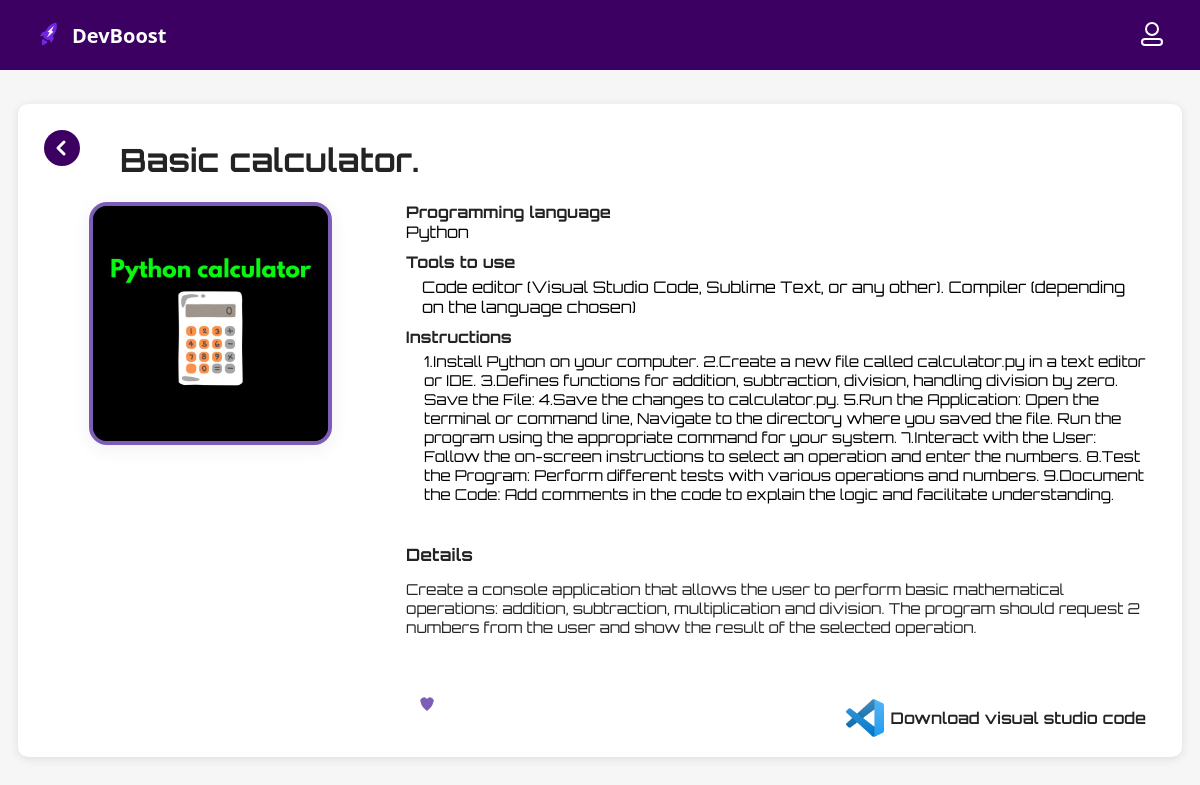
Screenshot of /proyectos.php?id=1 (signed in) with the database file from the repository.
### tables this page shows
CREATE TABLE `proyectos` (
  `id_proyectos` int(11) NOT NULL,
  `name` varchar(200) DEFAULT NULL,
  `descripcion` varchar(3500) DEFAULT NULL,
  `lenguaje_programacion` varchar(50) DEFAULT NULL,
  `nivel` varchar(50) DEFAULT NULL,
  `Herramientas_utilizar` varchar(300) DEFAULT NULL,
  `instrucciones` varchar(4000) DEFAULT NULL,
  `img` varchar(300) DEFAULT NULL
);

### fuctionsProjects.php (the view, shortened to what this page needs)
<?php
include("conexion.php");
function getProjectById() {
    global $conex;
    $id = intval($_GET['id']);
    $query = "SELECT * FROM proyectos WHERE id_proyectos = $id LIMIT 1";
    $result = mysqli_query($conex, $query);
    if (!$row = mysqli_fetch_assoc($result)) {
        echo "<h2>Proyecto no encontrado.</h2>";
        return;
    }
    $proyecto_tittle = $row['name'];
    $proyecto_img = $row['img'];
    $proyecto_desc = $row['descripcion'];
    $leng = $row['lenguaje_programacion'];
    $herramientas = $row['Herramientas_utilizar'];
    $instrucciones = $row['instrucciones'];
    echo "
    <a href='#' class='back-arrow' title='Back to Projects' onclick='history.back(); return false;'>
      <svg width='36' height='36' viewBox='0 0 36 36' fill='none'>
        <circle cx='18' cy='18' r='18' fill='#3c0062'/>
        <path d='M20 12L14 18L20 24' stroke='#fff' stroke-width='3' stroke-linecap='round' stroke-linejoin='round'/>
      </svg>
    </a>
    <h2 class='project-title'>$proyecto_tittle</h2>
    <div class='content-area'>
      <div class='project-img-area'>
        <img src='img/$proyecto_img' alt='$proyecto_tittle' class='project-img'/>
      </div>
      <div class='instructions-area'>
        <div class='info-list'>
          <div><b>Programming language</b><br>$leng</div>
          <div class='tools-list'>
            <b>Tools to use</b>
            <ul>
              $herramientas
            </ul>
          </div>
          <div>
            <b>Instructions</b>
            <ol>
              $instrucciones
            </ol>
          </div>
        </div>
        <div class='details'>
          <b>Details</b>
          <p>$proyecto_desc</p>
        </div>
        <div class='buttons-row'>
          <button class='heart-icon' aria-label='Favorito'>
            <svg width='32' height='32' viewBox='0 0 32 32'>
              <circle cx='16' cy='16' r='16' fill='#fff'/>
              <path class='heart-shape' d='M16 23s-6-4.35-6-8.13A3.13 3.13 0 0 1 16 11a3.13 3.13 0 0 1 6 3.87C22 18.65 16 23 16 23z' fill='#7c5eb7'/>
            </svg>
          </button>
        </div>
      </div>
    </div>
    ";
}
?>

### css/instruccions.css (style rules this page uses)
body { background: #f6f6f6; margin: 0; font-family: 'Orbitron', Arial, sans-serif; }
.back-arrow { position: absolute; left: 26px; top: 26px; transition: transform 0.2s; z-index: 2; }
.project-title { text-align: left; font-size: 2rem; font-weight: bold; margin-bottom: 22px; margin-left: 70px; margin-top: 0; color: #232323; }
.content-area { display: flex; gap: 36px; justify-content: flex-start; align-items: flex-start; margin-top: 0; }
.project-img-area { flex: 0 0 320px; display: flex; align-items: flex-start; justify-content: center; }
.project-img { width: 235px; height: auto; border-radius: 18px; box-shadow: 0 4px 18px rgba(60,0,98,0.07); border: 4px solid #7c5eb7; background: #232323; object-fit: contain; }
.instructions-area { flex: 1; display: flex; flex-direction: column; gap: 12px; }
.info-list > div { margin-bottom: 10px; }
.tools-list ul { margin: 5px 0 0 16px; padding: 0; }
.instructions-area b { color: #232323; font-size: 16px; }
.instructions-area ol { margin: 5px 0 0 18px; padding: 0; font-size: 15px; }
.details { margin-top: 18px; margin-bottom: 3px; }
.details b { font-size: 17px; }
.details p { font-size: 15px; color: #232323; }
.buttons-row { display: flex; gap: 18px; margin-top: 16px; align-items: center; }
.heart-icon { background: none; border: none; cursor: pointer; padding: 0; width: 42px; height: 42px; border-radius: 50%; transition: background 0.18s; display: flex; align-items: center; justify-content: center; }

### rows the page displays
proyectos: name "Basic calculator.", img (picture), lenguaje_programacion "Python", Herramientas_utilizar "Code editor (Visual Studio Code, Sublime Text, or any other). Compiler (depending on the language chosen)", instrucciones "1.Install Python on your computer. 2.Create a new file called calculator.py in a text editor or IDE. 3.Defines functions for addition, subtraction, division, handling division by zero. Save the File: 4.Save the changes to calculator.py. 5.Run the Application: Open the terminal or command line, Navigate to the directory where you saved the file. Run the program using the appropriate command for your system. 7.Interact with the User: Follow the on-screen instructions to select an operation and enter the numbers. 8.Test the Program: Perform different tests with various operations and numbers. 9.Document the Code: Add comments in the code to explain the logic and facilitate understanding.", descripcion "Create a console application that allows the user to perform basic mathematical operations: addition, subtraction, multiplication and division. The program should request 2 numbers from the user and show the result of the selected operation."
